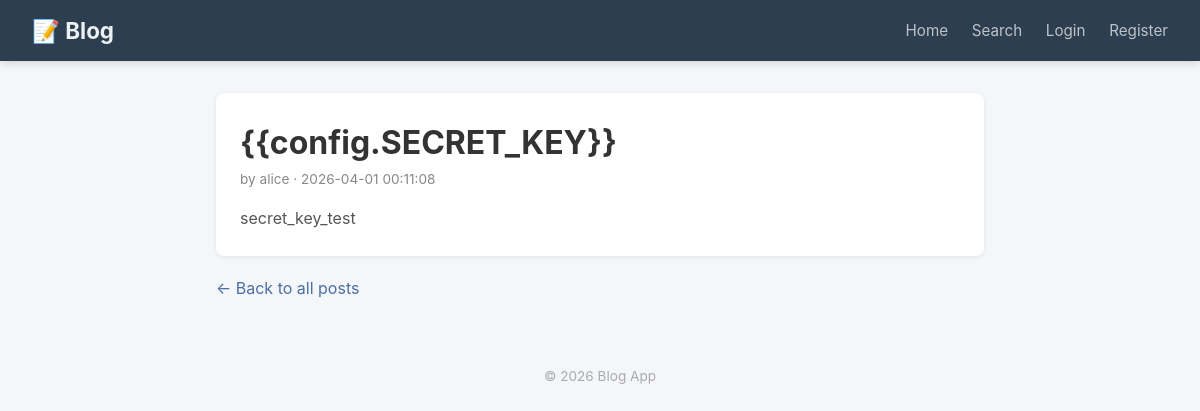
Page /post/24 on the committed database.
### tables this page shows
CREATE TABLE posts (
            id INTEGER PRIMARY KEY AUTOINCREMENT,
            title TEXT NOT NULL,
            content TEXT NOT NULL,
            author_id INTEGER NOT NULL,
            created_at TIMESTAMP DEFAULT CURRENT_TIMESTAMP,
            FOREIGN KEY (author_id) REFERENCES users (id)
        );

CREATE TABLE users (
            id INTEGER PRIMARY KEY AUTOINCREMENT,
            username TEXT UNIQUE NOT NULL,
            password TEXT NOT NULL,
            created_at TIMESTAMP DEFAULT CURRENT_TIMESTAMP
        );

### app.py (the view)
@app.route('/post/<int:post_id>')
def view_post(post_id):
    post = get_post_by_id(post_id)
    if not post:
        flash('Post not found.', 'error')
        return redirect(url_for('index'))
    user = get_current_user()
    return render_template('view_post.html', post=post, user=user)

### app.py (called while the page is built)
def get_current_user():
    user_id = session.get('user_id')
    if user_id:
        return get_user_by_id(user_id)
    return None

### database.py (called while the page is built)
def get_db():
    conn = sqlite3.connect(DATABASE)
    conn.row_factory = sqlite3.Row
    return conn

def get_post_by_id(post_id):
    conn = get_db()
    post = conn.execute('''
        SELECT posts.*, users.username as author_name
        FROM posts
        JOIN users ON posts.author_id = users.id
        WHERE posts.id = ?
    ''', (post_id,)).fetchone()
    conn.close()
    return post

### templates/view_post.html (shortened to what this page needs)
{% extends 'base.html' %}
{% block content %}
<div class="card">
    <h1>{{ post['title'] }}</h1>
    <div class="meta">by {{ post['author_name'] }} &middot; {{ post['created_at'] }}</div>
    <p class="mt-1">{{ post['content'] }}</p>
</div>
<a href="{{ url_for('index') }}">&larr; Back to all posts</a>
{% endblock %}

### templates/base.html (style rules this page uses)
*, *::before, *::after { box-sizing: border-box; margin: 0; padding: 0; }
body { font-family: -apple-system, BlinkMacSystemFont, 'Segoe UI', Roboto, Oxygen, Ubuntu, Cantarell, 'Open Sans', 'Helvetica Neue', sans-serif; background: #f4f6f9; color: #333; line-height: 1.6; }
a { color: #4a6fa5; text-decoration: none; }
.card { background: #fff; border-radius: 8px; box-shadow: 0 1px 4px rgba(0, 0, 0, 0.08); padding: 1.5rem; margin-bottom: 1.25rem; }
.card .meta { font-size: 0.85rem; color: #888; margin-bottom: 0.75rem; }
.card p { color: #555; }
.mt-1 { margin-top: 1rem; }

### rows in the picture
posts: title "{{config.SECRET_KEY}}", created_at "2026-04-01 00:11:08", content "secret_key_test"
users: author_name "alice"
